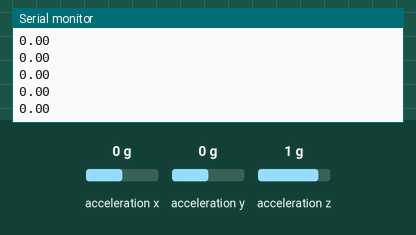
Bench run of a sketch on a simulated Arduino Nano 33 BLE. On the bench: the last lines printed to the serial monitor. The test bench sets the inputs (shaded band); at power-on: acceleration y 0 g, acceleration x 0 g, acceleration z 1 g.

Above: at 1.2 s.
1.3 s: acceleration y set to -1.4 g
At 1.31 s:
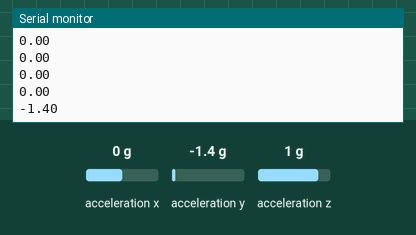
2.8 s: acceleration y set to -0.8 g
At 2.82 s:
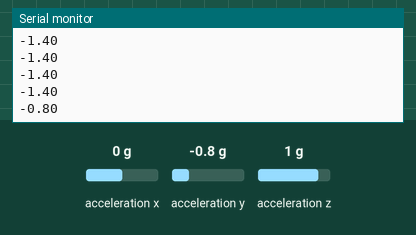
Timing chart, 0 to 5.8 s (numbered marks = the images above; inputs shaded):
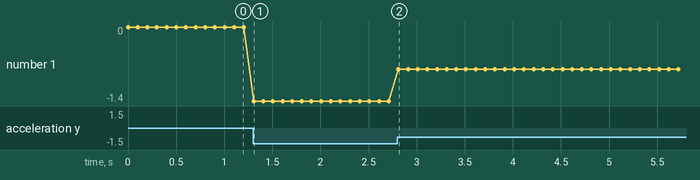

Measured:
- after the input at 1.3 s, the serial monitor: prints a new line at once (image 1)
- after the input at 2.8 s, the serial monitor: prints a new line at once (image 2)
- plotted number 1: 0 → -1.4 after the input at 1.3 s, -1.4 → -0.8 after the input at 2.8 s

The sketch:

accelerometer.ino
```cpp
#include <Arduino_LSM9DS1.h>

void setup() {
  Serial.begin(9600);
  while (!Serial);

  if (!IMU.begin()) {
    Serial.println("Failed to initialize IMU!");
    while (1);
  }
}

void loop() {
  float x, y, z;
  IMU.readAcceleration(x, y, z);
  Serial.println(y);
  delay(100);
}
```
